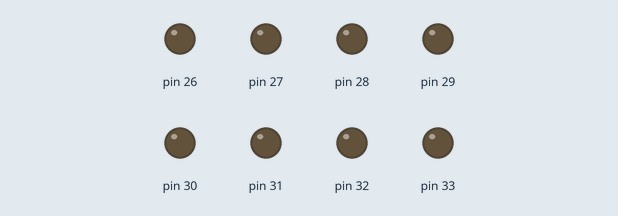
The sketch below on a simulated Arduino Mega 2560, built with avr-gcc and run on an emulated ATmega2560. On the bench: output pins drawn as LEDs (lit = HIGH).

Above: at 0.02 s.
At 1.92 s:
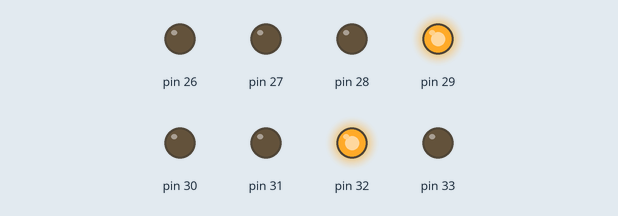
At 3.81 s:
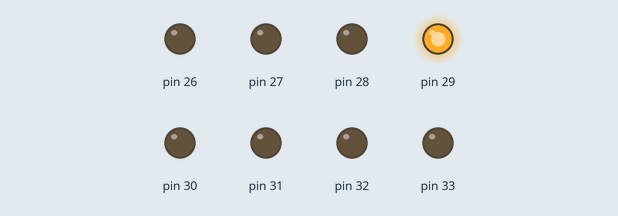
At 7.65 s:
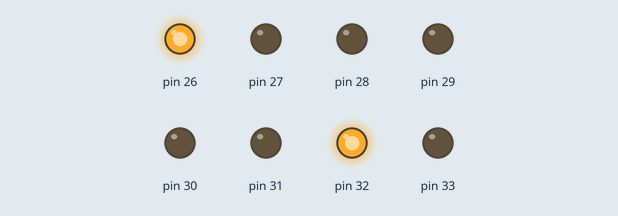
At 11.49 s:
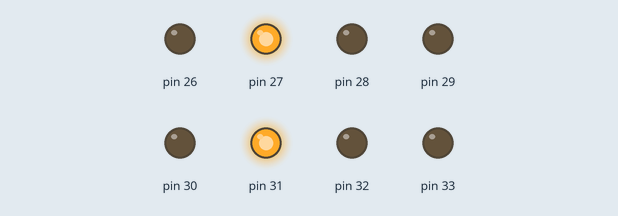
At 15.33 s:
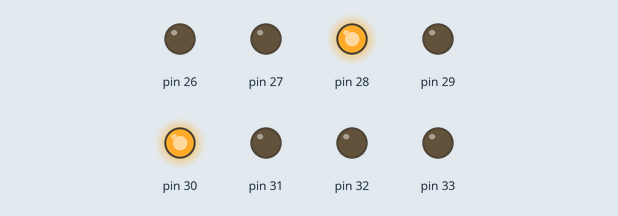
Timing chart, 0 to 15.8 s (numbered marks = the images above):
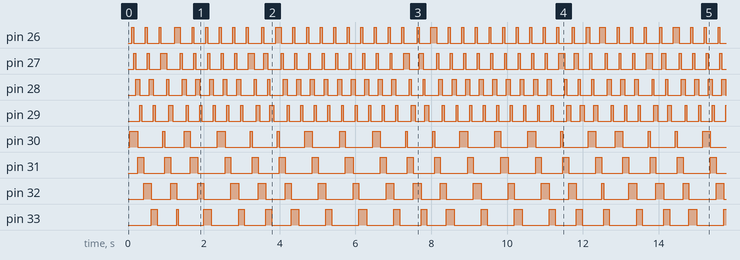

Measured:
- by itself, pin 26–29: moves between LOW and HIGH, repeating every 4.5 s
- by itself, pin 30, pin 31: moves between LOW and HIGH, repeating every 11.4 s
- by itself, pin 32, pin 33: moves between LOW and HIGH, repeating every 12.1 s

The sketch:

TEST4_6.ino
```cpp
long time = millis() ;
int i = 0;
int j = 0;
int t = 50; // interval
void setup()
{
  DDRA = 0xF0;
  DDRC = 0xF0;
}

void loop()
{
  if (time + t < millis())
  {
    PORTA = 0x10 << i;
    i++;
    time = millis() ;
    if (i > 4)

    {
      i=0;
    } //time = millis() ;
  }
    if (time + t < millis())
    {
      PORTC = 0x80 >> j;
      j++;
      time = millis() ;
      if ( j > 4)
      {
        j=0;
      } //time = millis() ;
    }
}
```
